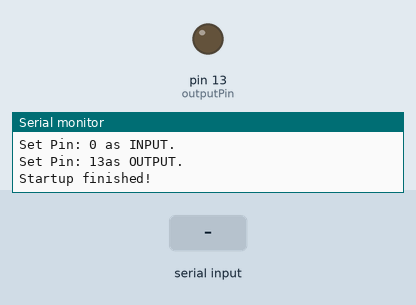
Bench run of a sketch on a simulated Arduino Uno, built with avr-gcc and run on an emulated ATmega328P. Parts: output pins drawn as LEDs (lit = HIGH), the last lines printed to the serial monitor. The inputs (shaded band) are chosen by the test bench.

Above: at 1.2 s.
1.3 s: "a\n" received over Serial
At 3.0 s:
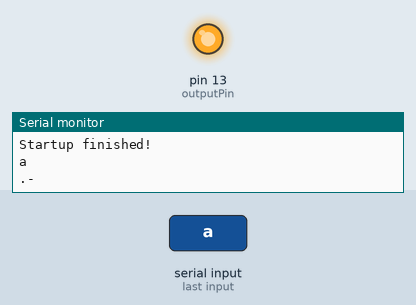
5.8 s: "b\n" received over Serial
At 9.0 s:
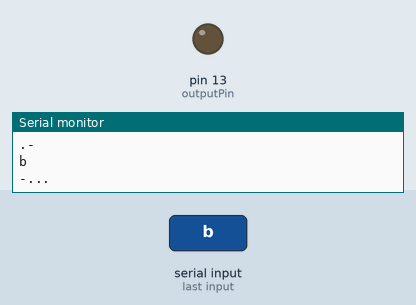
Timing chart, 0 to 10.5 s (numbered marks = the images above; inputs shaded):
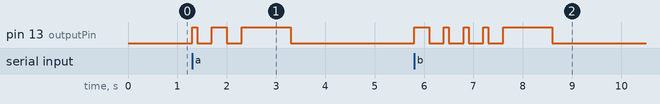

The sketch:

Transmitter.ino
```cpp
#include <Wire.h>

#define inputPin 0
#define outputPin 13

void setup() {
  Serial.begin(9600);
  if (!Serial) {
    exit(1);
  }
  Serial.println("Configured Serial Communication.");

  pinMode(inputPin, INPUT);
  Serial.print("Set Pin: ");
  Serial.print(inputPin);
  Serial.println(" as INPUT.");

  pinMode(outputPin, OUTPUT);
  Serial.print("Set Pin: ");
  Serial.print(outputPin);
  Serial.println("as OUTPUT.");

  Serial.println("Startup finished!");
}

void loop() {
  String userInput;
  if (Serial.available()) {
   userInput = Serial.readStringUntil('\n');
  }
  if (userInput != ""){
    Serial.println(userInput);
  }
  String morseUserInput = translateToMorse(userInput);
  if (morseUserInput != "") {
    Serial.println(morseUserInput);
  }
  morseBasedLight(morseUserInput);
}

void flashLight(int pin, int milli) {
  digitalWrite(pin, HIGH);
  delay(milli);
  digitalWrite(pin, LOW);
  delay(300);
}

void morseBasedLight(String morseInput) {
  for (char Morse : morseInput) {
    switch (Morse) {
      case '.':
        flashLight(outputPin, 100);
        break;
      case '-':
        flashLight(outputPin, 300);
        break;
      case ' ':
        flashLight(outputPin, 1000);
        break;
      default:
        Serial.println("No case found, defaulting");
        break;
    }
  }
}

String translateToMorse(String inputText) {
  String morseCode = "";
  for (char ch : inputText) {
    switch (ch) {
      case 'a':
        morseCode += ".- ";
        break;
      case 'b':
        morseCode += "-... ";
        break;
      case 'c':
        morseCode += "-.-. ";
        break;
      case 'd':
        morseCode += "-.. ";
        break;
      case 'e':
        morseCode += ". " ;
        break;
      case 'f':
        morseCode += "..-. ";
        break;
      case 'g':
        morseCode += "--. ";
        break;
      case 'h':
        morseCode += ".... ";
        break;
      case 'i':
        morseCode += ".. ";
        break;
      case 'j':
        morseCode += ".--- ";
        break;
      case 'k':
        morseCode += "-.- ";
        break;
      case 'l':
        morseCode += ".-.. ";
        break;
      case 'm':
        morseCode += "-- ";
        break;
      case 'n':
        morseCode += "-. ";
        break;
      case 'o':
        morseCode += "--- ";
        break;
      case 'p':
        morseCode += ".--. ";
        break;
      case 'q':
        morseCode += "--.- ";
        break;
      case 'r':
        morseCode += ".-. ";
        break;
      case 's':
        morseCode += "... ";
        break;
      case 't':
        morseCode += "- ";
        break;
      case 'u':
        morseCode += "..- ";
        break;
      case 'v':
        morseCode += "...- ";
        break;
      case 'w':
        morseCode += ".-- ";
        break;
      case 'x':
        morseCode += "-..- ";
        break;
      case 'y':
        morseCode += "-.-- ";
        break;
      case 'z':
        morseCode += "--.. ";
        break;
      case ' ':
        morseCode += " ";
        break;
      default:
        morseCode += "";
        break;
    }
  }
  return morseCode;
}
```

Measured:
- after the input at 1.3 s, pin 13 (outputPin): goes HIGH 0.10 s, LOW 0.30 s, HIGH 0.30 s, LOW 0.30 s, HIGH 1.0 s, then LOW, starting at once
- after the input at 5.8 s, pin 13 (outputPin): goes HIGH 0.30 s, 3 × (LOW 0.30 s, HIGH 0.10 s), LOW 0.30 s, HIGH 1.0 s, then LOW, starting at once
